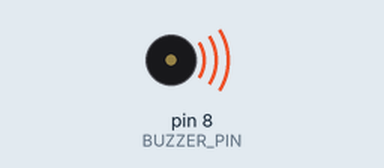
Recording of a sketch running on a simulated Arduino Uno, built with avr-gcc and run on an emulated ATmega328P. Shown: buzzer (waves = sounding).

Above: at 0.15 s.
At 5.25 s:
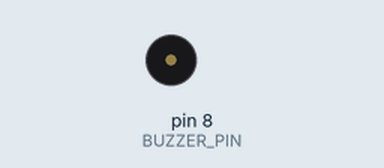
Timing chart, 0 to 5.5 s (numbered marks = the images above):
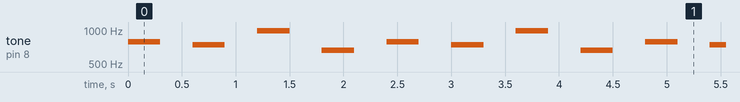

The sketch:

Buzzer_Test.ino
```cpp
#include "pitches.h"

#define BUZZER_PIN 8

const int gameTones[] = { NOTE_G5,
                          NOTE_FS5,
                          NOTE_B5,
                          NOTE_E5,
                          NOTE_D5,
                          NOTE_G5,
                          NOTE_C4,
                          NOTE_B4,
                          NOTE_E5,
                          NOTE_A4,
                          NOTE_D5};

void setup() {
  Serial.begin(9600);
  pinMode(BUZZER_PIN, OUTPUT);
}

void loop() {
  int i;
  for (i = 0; i < 4; i++) {
    tone(BUZZER_PIN, gameTones[i]);
    delay(300);
    noTone(BUZZER_PIN);
    delay(300);
  }
}
```

Measured:
- by itself, tone on pin 8 (BUZZER_PIN): repeats every 2.4 s: silent 0.30 s, 740 Hz 0.30 s, silent 0.30 s, 988 Hz 0.30 s, silent 0.30 s, 659 Hz 0.30 s, silent 0.30 s, 784 Hz 0.30 s
